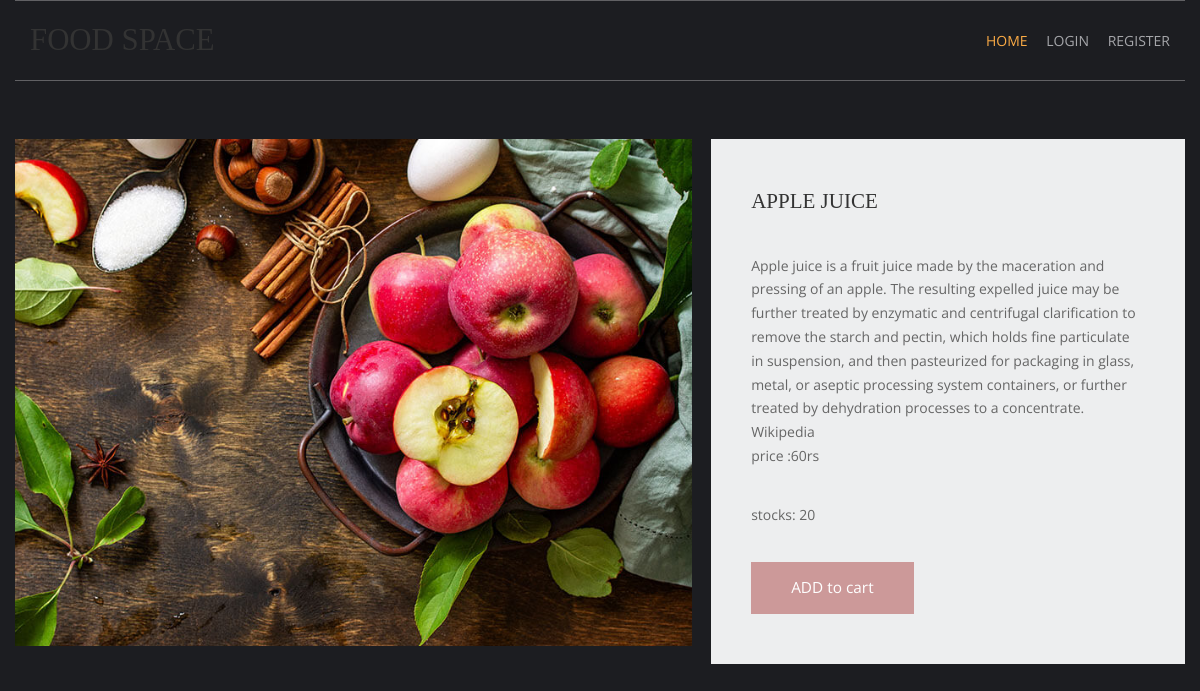
The page /fruits/apple-juice on the database its author committed.
### home/models.py (models this page shows, shortened)
class prod(models.Model):
    name=models.CharField(max_length=120,unique=True)
    slug=models.SlugField(max_length=120,unique=True)
    img=models.ImageField(upload_to='product')
    desc=models.TextField()
    stock=models.IntegerField()
    available=models.BooleanField()
    price=models.IntegerField()
    category=models.ForeignKey(catg,on_delete=models.CASCADE)

### home/views.py (the view)
# urls.py: path('<slug:c_slug>/<slug:product_slug>',views.prodDetails,name='details'),
def prodDetails(request,c_slug,product_slug):
    try:
        pro=prod.objects.get(category__slug=c_slug,slug=product_slug)
    except Exception as e:
        raise e
    return render(request,'item.html',{'pr':pro})

### templates/item.html (shortened to what this page needs)
{% extends 'base.html' %}
{% load static %}
{% block content %}
<html lang="en">
<head>
    <link href="{% static 'pr/fontawesome/css/all.min.css' %}" rel="stylesheet" />
    <link href="{% static 'pr/css/templatemo-comparto.css' %}" rel="stylesheet" />
</head>
<body>
<br></br>
        <section class="tm-mb-1" id="about">
            <div class="tm-row tm-about-row">
                <div class="tm-section-1-l">
                    <img src="{{pr.img.url}}" alt="About image" class="tm-img-responsive">
                </div>
                <article class="tm-section-1-r tm-bg-color-8">
                    <h2 class="tm-mb-2 tm-title-color">{{pr.name}}</h2>
                    <p>{{pr.desc}} <br>price :{{pr.price}}rs</p>
                    <p>stocks: {{pr.stock}}</p>
                    {% if pr.stock <= 0 %}
                    <h1 style="color:red">sorry out of stock</h1>
                    {% else %}
                    <a href="{% url 'addcart' pr.id %}" class="tm-btn tm-btn-1 tm-link-to-services">ADD to cart</a>
                    {% endif %}
                </article>
            </div>
        </section>
</body>
</html>
{% endblock %}

### static/hm/layout/styles/layout.css (style rules this page uses)
*, *::before, *::after { transition:all .3s ease-in-out; }
body { color:#A5A6AA; background-color:#1C1D21; }
a { color:#FBAB45; }

### static/pr/css/templatemo-comparto.css (style rules this page uses)
*, *::before, *::after { box-sizing: border-box; outline: none; }
ul, h1, h2, h3, h4, p, figure { padding: 0; margin: 0; }
body { font-family: 'Open Sans', Arial, sans-serif; font-size: 18px; overflow-x: hidden; padding-left: 15px; padding-right: 15px; margin: 0; }
h2 { font-size: 1.5rem; }
a { transition: all 0.3s ease; text-decoration: none; }
p { color: #666; line-height: 1.7; margin-bottom: 35px; }
h1, h2, h3, h4, h5, h6 { color: #333; }
.tm-mb-1 { margin-bottom: 20px; }
.tm-mb-2 { margin-bottom: 40px; }
.tm-bg-color-8 { background-color: #EDEEEF; }
.tm-img-responsive { max-width: 100%; height: auto; }
.tm-section-1-l { width: 57.85%; margin-right: 1.65%; }
.tm-section-1-r { padding: 50px 40px; width: 40.5%; }
.tm-row { display: flex; }
.tm-btn { display: inline-block; padding: 15px 40px; font-size: 1.1rem; border: none; background-color: #CC9999; color: white; }
a { color: #666; }

### static/hm/layout/styles/framework.css (style rules this page uses)
html { overflow-y:scroll; overflow-x:hidden; }
html, body { margin:0; padding:0; font-size:14px; line-height:1.6em; }
*, *::before, *::after { box-sizing:border-box; }
a { outline:none; text-decoration:none; }
img { width:auto; max-width:100%; height:auto; margin:0; padding:0; border:none; line-height:normal; vertical-align:middle; }
body, input, textarea, select { font-family:Verdana, Geneva, sans-serif; }
h1, h2, h3, h4, h5, h6, .heading { font-family:Georgia, "Times New Roman", Times, serif; }
::placeholder { opacity:1; }
h1, h2, h3, h4, h5, h6, .heading { margin:0 0 20px 0; font-size:1.4rem; line-height:normal; font-weight:normal; text-transform:uppercase; }
address, article, aside, figcaption, figure, footer, header, main, nav, section { display:block; margin:0; padding:0; }

### rows shown on the page
prod: img (picture), name "APPLE JUICE", desc "Apple juice is a fruit juice made by the maceration and pressing of an apple. The resulting expelled juice may be further treated by enzymatic and centrifugal clarification to remove the starch and pectin, which holds fine particulate in suspension, and then pasteurized for packaging in glass, metal, or aseptic processing system containers, or further treated by dehydration processes to a concentrate. Wikipedia", price "60", stock "20"
